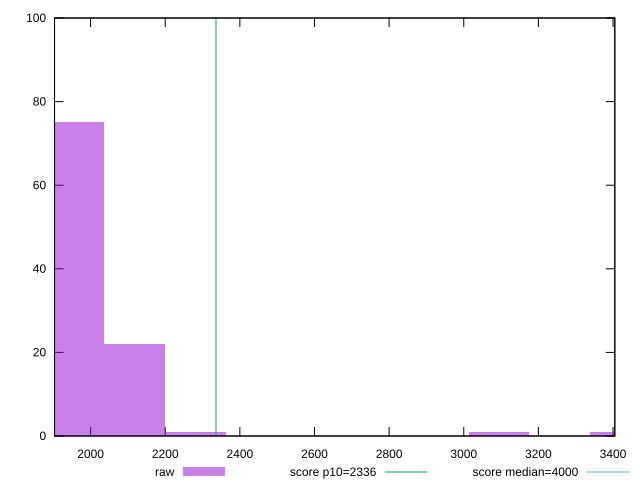

Source code (gnuplot):
reset

$raw <<EOF
3420.247327214469 1
3094.509486527377 1
1954.4270441225535 75
2280.164884809646 1
2117.2959644660996 22
EOF

set key outside below
set boxwidth 162.86892034354614
set xrange [1903.3360000000005:3404.8194999999987]
set yrange [0:100]
set trange [0:100]
set style fill transparent solid 0.5 noborder

set parametric
set terminal svg size 640, 490 enhanced background rgb 'white'
set output "report_00017_2021-02-10T15-08-03.406Z/first-contentful-paint/samples/pages+cached+noadtech+nomedia/raw/histogram.svg"

plot $raw title "raw" with boxes, \
     2336,t title "score p10=2336", \
     4000,t title "score median=4000"

reset
